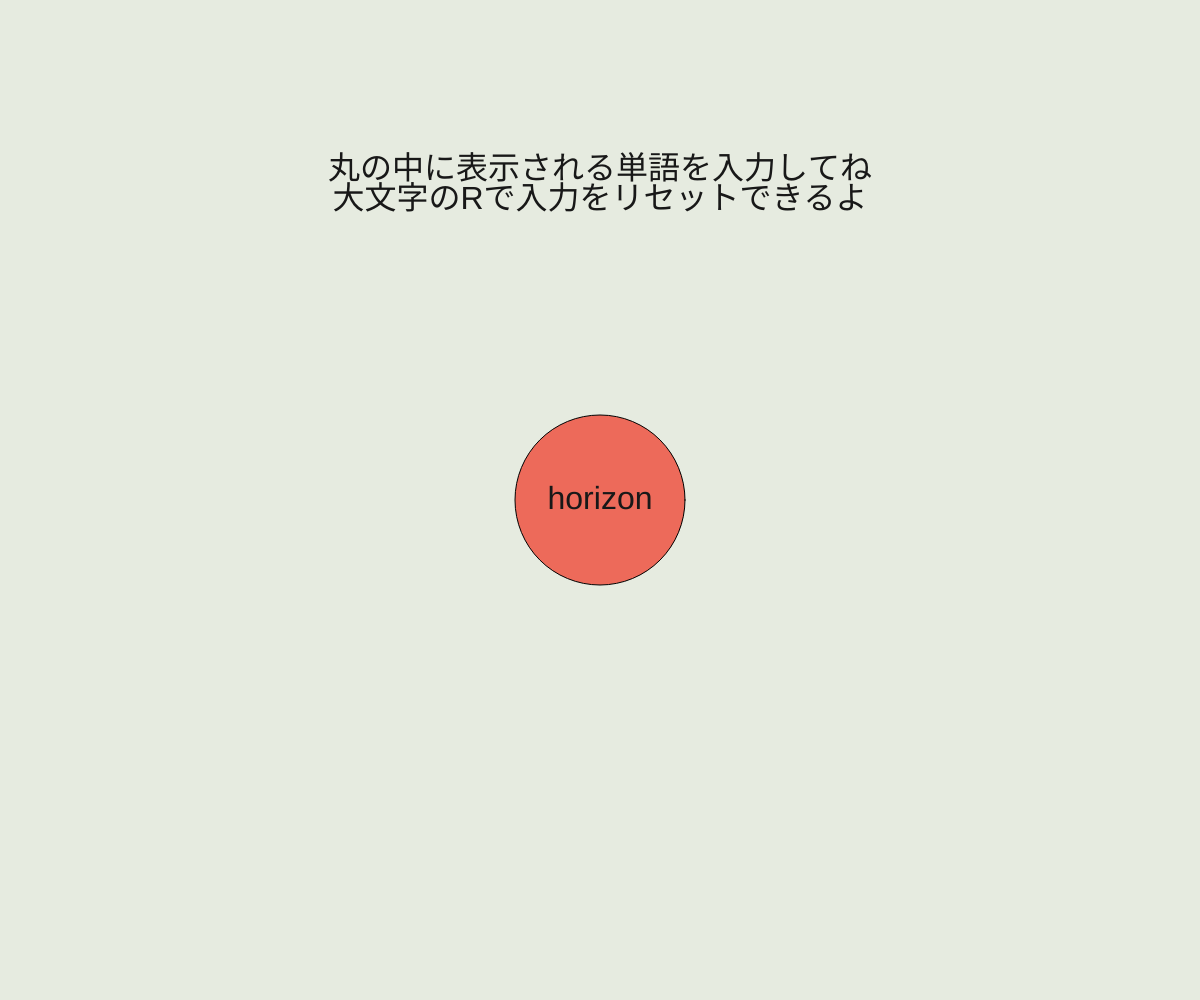
Frame 1 (no input)
Frame 60 (no input): identical to frame 1, image omitted
Frame 120 (the mouse pressed at the canvas centre since frame 60): identical to frame 1, image omitted

The p5.js sketch that drew this single still picture (run headless with seeded random() and noise() and a simulated clock; from frame 60 on, the mouse is pressed at the canvas centre):

// p5.js sketch
// ── sketch.js
function setup() {
  createCanvas(windowWidth, windowHeight);
  word = spawnWord();  // 最初の風船の単語をspawnword関数で選んでwordに代入
}

function windowResized() {
  resizeCanvas(windowWidth, windowHeight);
}

let size = 170; // 円の大きさ
let typedwords = ""; // 入力された文字列  
let balloonwords = ["apple", "banana", "cherry", "dragonfly", "elephant", "fox", "giraffe", "horizon", "igloo", "jungle"]; // 風船に表示する単語の配列
let word = "";
let count = 0;

let balls = []; // 複数の玉を格納する配列
const g = 1; // 重力加速度
const vyMax = 30;

function draw() {
  background(230, 235, 224);
  fill(237, 106, 90);
  ellipse(width / 2, height / 2, size); //円を描く
  // 風船の文字列とメッセージを表示
  textSize(32);
  textAlign(CENTER, CENTER);
  fill(24, 24, 24);
  text("丸の中に表示される単語を入力してね", width / 2, height / 5 - 30);
  text("大文字のRで入力をリセットできるよ", width / 2, height / 5);
  text(word, width / 2, height / 2); // 風船に表示する文字列を表示
  text(typedwords, width / 2, height * 2 / 3);  // 入力された文字列を表示


  // いいね！の数を表示
  if (count > 0 && count < 10) {
    fill(24, 24, 24);
    text("いいね！" + count, width / 6, height / 3);
  }
  if (count > 9) {
     fill(24, 24, 24);
     text("fantastic!!" + count, width / 6 + 20, height / 3);
  }

  // 風船の玉（ボール）を描画
  for (let i = 0; i < balls.length; i++) {
    let ball = balls[i];
    fill(237, 106, 90);
    ellipse(ball.x, ball.y, 20, 20); // 玉を描く

    // 玉の位置を更新
    ball.x += ball.vx;
    ball.y += ball.vy;
    ball.vy = constrain(ball.vy + g, -vyMax, vyMax); // 重力を加える
    if (ball.x < 0 || ball.x > width) { ball.vx = -1 * ball.vx; } // 画面の端で跳ね返る
    if (ball.y > height) { ball.vy = -1 * ball.vy; } // 画面の下で跳ね返る

    // 玉の位置制限
    ball.x = constrain(ball.x, 0, width);
    ball.y = constrain(ball.y, 0, height);
  }
}

function keyTyped() {
  if (key === 'R') {
    typedwords = ""; // 文字列をリセット
  } else {
    typedwords += key; // 入力された文字列を追加
  }

  // 正しい単語が入力されたとき
  if (typedwords === word) {
    word = spawnWord(); // 新しい単語を表示
    typedwords = ""; // 文字列をリセット
    count += 1;　// いいね！の数を増やす
    addBall(); // 新しい玉を追加
  }
}

function keyPressed() {
  if (key === 'Backspace') {
    typedwords = typedwords.slice(0, -1); // 最後の文字を削除
  }
}

// 新しい玉を追加する関数
function addBall() {
  let ball = {
    x: random(width),  // x座標をランダムに設定
    y: random(height), // y座標をランダムに設定
    vx: random(4, 8),  // 初期のx方向速度
    vy: random(4, 8)   // 初期のy方向速度
  };
  balls.push(ball); // 配列に追加
}

function spawnWord() {
  // 新しい単語をランダムに作成
  return random(balloonwords);
}
